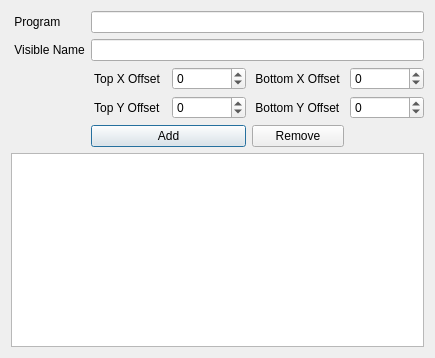
<?xml version="1.0" encoding="UTF-8"?>
<ui version="4.0">
 <class>quirksDialog</class>
 <widget class="QDialog" name="quirksDialog">
  <property name="geometry">
   <rect>
    <x>0</x>
    <y>0</y>
    <width>435</width>
    <height>358</height>
   </rect>
  </property>
  <property name="windowTitle">
   <string>Quirks</string>
  </property>
  <layout class="QGridLayout" name="gridLayout_2">
   <item row="0" column="0">
    <layout class="QGridLayout" name="gridLayout">
     <item row="1" column="0">
      <widget class="QLabel" name="label_2">
       <property name="text">
        <string> Visible Name</string>
       </property>
      </widget>
     </item>
     <item row="0" column="0">
      <widget class="QLabel" name="label">
       <property name="text">
        <string> Program</string>
       </property>
      </widget>
     </item>
     <item row="3" column="2">
      <widget class="QSpinBox" name="yoffset">
       <property name="minimum">
        <number>-400</number>
       </property>
       <property name="maximum">
        <number>400</number>
       </property>
      </widget>
     </item>
     <item row="3" column="1">
      <widget class="QLabel" name="label_5">
       <property name="text">
        <string> Top Y Offset </string>
       </property>
      </widget>
     </item>
     <item row="2" column="3">
      <widget class="QLabel" name="label_3">
       <property name="text">
        <string> Bottom X Offset </string>
       </property>
      </widget>
     </item>
     <item row="2" column="2">
      <widget class="QSpinBox" name="xoffset">
       <property name="minimum">
        <number>-400</number>
       </property>
       <property name="maximum">
        <number>400</number>
       </property>
      </widget>
     </item>
     <item row="2" column="4">
      <widget class="QSpinBox" name="bottomXOffset">
       <property name="minimum">
        <number>-400</number>
       </property>
       <property name="maximum">
        <number>400</number>
       </property>
      </widget>
     </item>
     <item row="0" column="1" colspan="4">
      <widget class="QLineEdit" name="programLineEdit"/>
     </item>
     <item row="1" column="1" colspan="4">
      <widget class="QLineEdit" name="vnameLineEdit"/>
     </item>
     <item row="4" column="1" colspan="2">
      <widget class="QPushButton" name="addBtn">
       <property name="text">
        <string>Add</string>
       </property>
      </widget>
     </item>
     <item row="2" column="1">
      <widget class="QLabel" name="label_4">
       <property name="text">
        <string> Top X Offset </string>
       </property>
      </widget>
     </item>
     <item row="3" column="3">
      <widget class="QLabel" name="label_6">
       <property name="text">
        <string> Bottom Y Offset </string>
       </property>
      </widget>
     </item>
     <item row="4" column="3">
      <widget class="QPushButton" name="removeBtn">
       <property name="text">
        <string>Remove</string>
       </property>
      </widget>
     </item>
     <item row="3" column="4">
      <widget class="QSpinBox" name="bottomYOffset">
       <property name="minimum">
        <number>-400</number>
       </property>
       <property name="maximum">
        <number>400</number>
       </property>
      </widget>
     </item>
     <item row="5" column="0" colspan="5">
      <widget class="QListView" name="quirksListView"/>
     </item>
    </layout>
   </item>
  </layout>
 </widget>
 <resources/>
 <connections/>
</ui>
